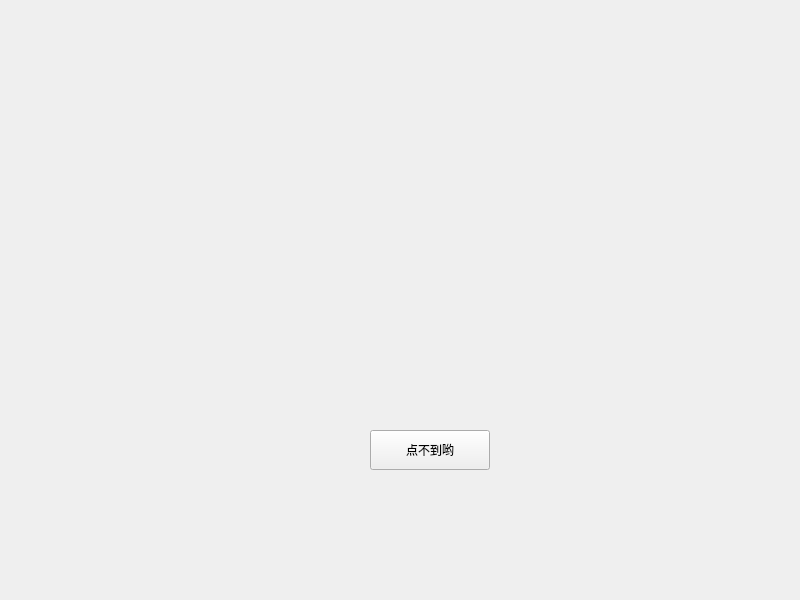
<?xml version="1.0" encoding="UTF-8"?>
<ui version="4.0">
 <class>Widget</class>
 <widget class="QWidget" name="Widget">
  <property name="geometry">
   <rect>
    <x>0</x>
    <y>0</y>
    <width>800</width>
    <height>600</height>
   </rect>
  </property>
  <property name="windowTitle">
   <string>点不到的按钮</string>
  </property>
  <widget class="foxButton" name="pushButton">
   <property name="geometry">
    <rect>
     <x>370</x>
     <y>430</y>
     <width>120</width>
     <height>40</height>
    </rect>
   </property>
   <property name="text">
    <string>点不到哟</string>
   </property>
  </widget>
 </widget>
 <customwidgets>
  <customwidget>
   <class>foxButton</class>
   <extends>QPushButton</extends>
   <header location="global">foxbutton.h</header>
  </customwidget>
 </customwidgets>
 <resources/>
 <connections/>
</ui>
